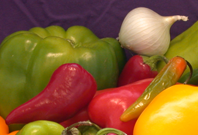
#> input picture RGBTask/onion.png, 198 x 135 px
$ python RGB2Gray.py
#> lines starting #> are read from the running program, lines starting #| are printed output that depends on the picture
#> further down, im is the input picture: shape (135, 198, 3) float32; mean R, G, B 0.539, 0.364, 0.178
"""
mahmoud Zaky AttaALLAH, B.Sc.
matlab Image Processing
Task6

this script include two methods to calculate the gray scale image from the rgb chunneled image
method one is simle it culculate the gray scale with simple eequation
in method two i used PCA as concedering the rgb image as a set of ordered vector in rgb space
pca calcute the optimal vector that achive the maximum amount of variance when projecting the
3D space to 1D space suitable for gray scale
"""


import numpy as np
import sklearn.decomposition as deco
import matplotlib.pyplot as plt

def simple_rgb2gray(im):
    return .29* im[:,:,0] + .58*im[:,:,1] + .11*im[:,:,2]
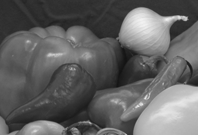
#> returned value: shape (135, 198) float32; min 0.0751, max 0.949, mean 0.387

def pca_gray( im ):
    df = np.zeros((im[:, :, 0].size, 3))

    for i in range(3):
        df[:, i] = im[:, :, i].flatten()

    pca = deco.PCA(1)
    d1 = pca.fit_transform(df)
    return d1.reshape(im[:,:,0].shape)
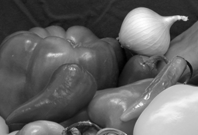
#> returned value: shape (135, 198) float64; min -0.546, max 0.853, mean 6.38e-18; drawn with min black and max white

im  = plt.imread('onion.png')

plt.subplot(1,3,1)
plt.imshow(im)
plt.subplot(1,3,2)
plt.imshow(simple_rgb2gray(im),cmap = 'gray')
plt.subplot(1,3,3)
plt.imshow(pca_gray(im),cmap = 'gray')
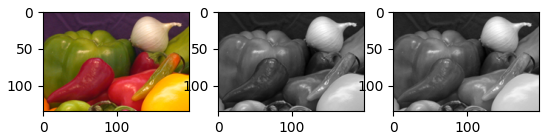
#> figure drawn by matplotlib, 3 panels
